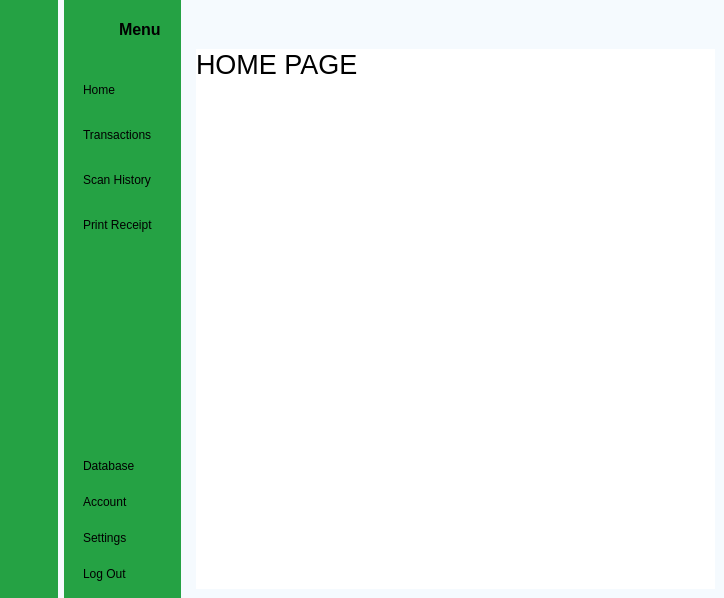
<?xml version="1.0" encoding="UTF-8"?>
<ui version="4.0">
 <class>MainWindow</class>
 <widget class="QMainWindow" name="MainWindow">
  <property name="geometry">
   <rect>
    <x>0</x>
    <y>0</y>
    <width>724</width>
    <height>598</height>
   </rect>
  </property>
  <property name="windowTitle">
   <string>MainWindow</string>
  </property>
  <property name="styleSheet">
   <string notr="true">*{	
	border: none;
}</string>
  </property>
  <widget class="QWidget" name="centralwidget">
   <property name="styleSheet">
    <string notr="true">background-color: rgb(245, 250, 254)</string>
   </property>
   <layout class="QHBoxLayout" name="horizontalLayout_4">
    <property name="leftMargin">
     <number>0</number>
    </property>
    <property name="topMargin">
     <number>0</number>
    </property>
    <property name="rightMargin">
     <number>0</number>
    </property>
    <property name="bottomMargin">
     <number>0</number>
    </property>
    <item>
     <widget class="QWidget" name="icoWidget" native="true">
      <property name="styleSheet">
       <string notr="true">QWidget{
	background-color: #25A244
}

QPushButton{
	height: 30px;
	border: none;
}</string>
      </property>
      <layout class="QVBoxLayout" name="verticalLayout_4">
       <item>
        <layout class="QHBoxLayout" name="horizontalLayout_2">
         <item>
          <widget class="QLabel" name="label_5">
           <property name="minimumSize">
            <size>
             <width>40</width>
             <height>40</height>
            </size>
           </property>
           <property name="maximumSize">
            <size>
             <width>40</width>
             <height>40</height>
            </size>
           </property>
           <property name="text">
            <string/>
           </property>
           <property name="pixmap">
            <pixmap resource="../resources.qrc">:/newPrefix/icon/user.svg</pixmap>
           </property>
           <property name="scaledContents">
            <bool>true</bool>
           </property>
          </widget>
         </item>
        </layout>
       </item>
       <item>
        <layout class="QVBoxLayout" name="verticalLayout">
         <property name="spacing">
          <number>15</number>
         </property>
         <property name="topMargin">
          <number>20</number>
         </property>
         <item>
          <widget class="QPushButton" name="homeBtn">
           <property name="text">
            <string/>
           </property>
           <property name="icon">
            <iconset resource="../resources.qrc">
             <normaloff>:/newPrefix/icon/home.svg</normaloff>:/newPrefix/icon/home.svg</iconset>
           </property>
           <property name="iconSize">
            <size>
             <width>20</width>
             <height>20</height>
            </size>
           </property>
           <property name="checkable">
            <bool>true</bool>
           </property>
           <property name="autoExclusive">
            <bool>true</bool>
           </property>
          </widget>
         </item>
         <item>
          <widget class="QPushButton" name="transactBtn">
           <property name="text">
            <string/>
           </property>
           <property name="icon">
            <iconset resource="../resources.qrc">
             <normaloff>:/newPrefix/icon/briefcase.svg</normaloff>:/newPrefix/icon/briefcase.svg</iconset>
           </property>
           <property name="iconSize">
            <size>
             <width>20</width>
             <height>20</height>
            </size>
           </property>
           <property name="checkable">
            <bool>true</bool>
           </property>
           <property name="autoExclusive">
            <bool>true</bool>
           </property>
          </widget>
         </item>
         <item>
          <widget class="QPushButton" name="scanHistoryBtn">
           <property name="text">
            <string/>
           </property>
           <property name="icon">
            <iconset resource="../resources.qrc">
             <normaloff>:/newPrefix/icon/camera.svg</normaloff>:/newPrefix/icon/camera.svg</iconset>
           </property>
           <property name="iconSize">
            <size>
             <width>20</width>
             <height>20</height>
            </size>
           </property>
           <property name="checkable">
            <bool>true</bool>
           </property>
           <property name="autoExclusive">
            <bool>true</bool>
           </property>
          </widget>
         </item>
         <item>
          <widget class="QPushButton" name="printBtn">
           <property name="text">
            <string/>
           </property>
           <property name="icon">
            <iconset resource="../resources.qrc">
             <normaloff>:/newPrefix/icon/printer.svg</normaloff>:/newPrefix/icon/printer.svg</iconset>
           </property>
           <property name="iconSize">
            <size>
             <width>20</width>
             <height>20</height>
            </size>
           </property>
           <property name="checkable">
            <bool>true</bool>
           </property>
           <property name="autoExclusive">
            <bool>true</bool>
           </property>
          </widget>
         </item>
        </layout>
       </item>
       <item>
        <spacer name="verticalSpacer_3">
         <property name="orientation">
          <enum>Qt::Vertical</enum>
         </property>
         <property name="sizeHint" stdset="0">
          <size>
           <width>20</width>
           <height>191</height>
          </size>
         </property>
        </spacer>
       </item>
       <item>
        <layout class="QVBoxLayout" name="verticalLayout_3">
         <item>
          <widget class="QPushButton" name="dbBtn">
           <property name="text">
            <string/>
           </property>
           <property name="icon">
            <iconset resource="../resources.qrc">
             <normaloff>:/newPrefix/icon/database.svg</normaloff>:/newPrefix/icon/database.svg</iconset>
           </property>
           <property name="iconSize">
            <size>
             <width>20</width>
             <height>20</height>
            </size>
           </property>
           <property name="checkable">
            <bool>true</bool>
           </property>
           <property name="autoExclusive">
            <bool>true</bool>
           </property>
          </widget>
         </item>
         <item>
          <widget class="QPushButton" name="accountBtn">
           <property name="text">
            <string/>
           </property>
           <property name="icon">
            <iconset resource="../resources.qrc">
             <normaloff>:/newPrefix/icon/user.svg</normaloff>:/newPrefix/icon/user.svg</iconset>
           </property>
           <property name="iconSize">
            <size>
             <width>20</width>
             <height>20</height>
            </size>
           </property>
           <property name="checkable">
            <bool>true</bool>
           </property>
           <property name="autoExclusive">
            <bool>true</bool>
           </property>
          </widget>
         </item>
         <item>
          <widget class="QPushButton" name="settingsBtn">
           <property name="text">
            <string/>
           </property>
           <property name="icon">
            <iconset resource="../resources.qrc">
             <normaloff>:/newPrefix/icon/settings.svg</normaloff>:/newPrefix/icon/settings.svg</iconset>
           </property>
           <property name="iconSize">
            <size>
             <width>20</width>
             <height>20</height>
            </size>
           </property>
           <property name="checkable">
            <bool>true</bool>
           </property>
           <property name="autoExclusive">
            <bool>true</bool>
           </property>
          </widget>
         </item>
         <item>
          <widget class="QPushButton" name="logOutBtn">
           <property name="text">
            <string/>
           </property>
           <property name="icon">
            <iconset resource="../resources.qrc">
             <normaloff>:/newPrefix/icon/log-out.svg</normaloff>:/newPrefix/icon/log-out.svg</iconset>
           </property>
           <property name="iconSize">
            <size>
             <width>20</width>
             <height>20</height>
            </size>
           </property>
           <property name="checkable">
            <bool>true</bool>
           </property>
           <property name="autoExclusive">
            <bool>true</bool>
           </property>
          </widget>
         </item>
        </layout>
       </item>
      </layout>
     </widget>
    </item>
    <item>
     <widget class="QWidget" name="iconNameWidget" native="true">
      <property name="styleSheet">
       <string notr="true">QWidget{
	background-color: #25A244
}

QPushButton{
	text-align: left;
	height: 30px;
	border: none;
	padding-left: 10px;
	border-top-left-radius: 10px;
	border-bottom-left-radius: 10px;
}

QPushButton:checked{
	background-color: #F5F5FE;
	color: #208B3A;
	font-weight:  bold;
}</string>
      </property>
      <layout class="QVBoxLayout" name="verticalLayout_6">
       <property name="rightMargin">
        <number>0</number>
       </property>
       <item>
        <layout class="QHBoxLayout" name="horizontalLayout_3">
         <property name="rightMargin">
          <number>20</number>
         </property>
         <item>
          <widget class="QLabel" name="label_2">
           <property name="minimumSize">
            <size>
             <width>40</width>
             <height>40</height>
            </size>
           </property>
           <property name="maximumSize">
            <size>
             <width>40</width>
             <height>40</height>
            </size>
           </property>
           <property name="text">
            <string/>
           </property>
           <property name="pixmap">
            <pixmap resource="../resources.qrc">:/newPrefix/icon/user.svg</pixmap>
           </property>
           <property name="scaledContents">
            <bool>true</bool>
           </property>
          </widget>
         </item>
         <item>
          <widget class="QLabel" name="label_3">
           <property name="font">
            <font>
             <pointsize>12</pointsize>
             <bold>true</bold>
            </font>
           </property>
           <property name="text">
            <string>Menu</string>
           </property>
          </widget>
         </item>
        </layout>
       </item>
       <item>
        <layout class="QVBoxLayout" name="verticalLayout_2">
         <property name="spacing">
          <number>15</number>
         </property>
         <property name="topMargin">
          <number>20</number>
         </property>
         <item>
          <widget class="QPushButton" name="homeBtn_2">
           <property name="text">
            <string>Home</string>
           </property>
           <property name="icon">
            <iconset resource="../resources.qrc">
             <normaloff>:/newPrefix/icon/home.svg</normaloff>:/newPrefix/icon/home.svg</iconset>
           </property>
           <property name="iconSize">
            <size>
             <width>20</width>
             <height>20</height>
            </size>
           </property>
           <property name="checkable">
            <bool>true</bool>
           </property>
           <property name="autoExclusive">
            <bool>true</bool>
           </property>
          </widget>
         </item>
         <item>
          <widget class="QPushButton" name="transactBtn_2">
           <property name="text">
            <string>Transactions</string>
           </property>
           <property name="icon">
            <iconset resource="../resources.qrc">
             <normaloff>:/newPrefix/icon/briefcase.svg</normaloff>:/newPrefix/icon/briefcase.svg</iconset>
           </property>
           <property name="iconSize">
            <size>
             <width>20</width>
             <height>20</height>
            </size>
           </property>
           <property name="checkable">
            <bool>true</bool>
           </property>
           <property name="autoExclusive">
            <bool>true</bool>
           </property>
          </widget>
         </item>
         <item>
          <widget class="QPushButton" name="scanHistoryBtn_2">
           <property name="text">
            <string>Scan History</string>
           </property>
           <property name="icon">
            <iconset resource="../resources.qrc">
             <normaloff>:/newPrefix/icon/camera.svg</normaloff>:/newPrefix/icon/camera.svg</iconset>
           </property>
           <property name="iconSize">
            <size>
             <width>20</width>
             <height>20</height>
            </size>
           </property>
           <property name="checkable">
            <bool>true</bool>
           </property>
           <property name="autoExclusive">
            <bool>true</bool>
           </property>
          </widget>
         </item>
         <item>
          <widget class="QPushButton" name="printBtn_2">
           <property name="text">
            <string>Print Receipt</string>
           </property>
           <property name="icon">
            <iconset resource="../resources.qrc">
             <normaloff>:/newPrefix/icon/printer.svg</normaloff>:/newPrefix/icon/printer.svg</iconset>
           </property>
           <property name="iconSize">
            <size>
             <width>20</width>
             <height>20</height>
            </size>
           </property>
           <property name="checkable">
            <bool>true</bool>
           </property>
           <property name="autoExclusive">
            <bool>true</bool>
           </property>
          </widget>
         </item>
        </layout>
       </item>
       <item>
        <spacer name="verticalSpacer_8">
         <property name="orientation">
          <enum>Qt::Vertical</enum>
         </property>
         <property name="sizeHint" stdset="0">
          <size>
           <width>20</width>
           <height>191</height>
          </size>
         </property>
        </spacer>
       </item>
       <item>
        <layout class="QVBoxLayout" name="verticalLayout_5">
         <item>
          <widget class="QPushButton" name="dbBtn_2">
           <property name="text">
            <string>Database</string>
           </property>
           <property name="icon">
            <iconset resource="../resources.qrc">
             <normaloff>:/newPrefix/icon/database.svg</normaloff>:/newPrefix/icon/database.svg</iconset>
           </property>
           <property name="iconSize">
            <size>
             <width>20</width>
             <height>20</height>
            </size>
           </property>
           <property name="checkable">
            <bool>true</bool>
           </property>
           <property name="autoExclusive">
            <bool>true</bool>
           </property>
          </widget>
         </item>
         <item>
          <widget class="QPushButton" name="accountBtn_2">
           <property name="text">
            <string>Account</string>
           </property>
           <property name="icon">
            <iconset resource="../resources.qrc">
             <normaloff>:/newPrefix/icon/user.svg</normaloff>:/newPrefix/icon/user.svg</iconset>
           </property>
           <property name="iconSize">
            <size>
             <width>20</width>
             <height>20</height>
            </size>
           </property>
           <property name="checkable">
            <bool>true</bool>
           </property>
           <property name="autoExclusive">
            <bool>true</bool>
           </property>
          </widget>
         </item>
         <item>
          <widget class="QPushButton" name="settingsBtn_2">
           <property name="text">
            <string>Settings</string>
           </property>
           <property name="icon">
            <iconset resource="../resources.qrc">
             <normaloff>:/newPrefix/icon/settings.svg</normaloff>:/newPrefix/icon/settings.svg</iconset>
           </property>
           <property name="iconSize">
            <size>
             <width>20</width>
             <height>20</height>
            </size>
           </property>
           <property name="checkable">
            <bool>true</bool>
           </property>
           <property name="autoExclusive">
            <bool>true</bool>
           </property>
          </widget>
         </item>
         <item>
          <widget class="QPushButton" name="logOutBtn_2">
           <property name="text">
            <string>Log Out</string>
           </property>
           <property name="icon">
            <iconset resource="../resources.qrc">
             <normaloff>:/newPrefix/icon/log-out.svg</normaloff>:/newPrefix/icon/log-out.svg</iconset>
           </property>
           <property name="iconSize">
            <size>
             <width>20</width>
             <height>20</height>
            </size>
           </property>
           <property name="checkable">
            <bool>true</bool>
           </property>
           <property name="autoExclusive">
            <bool>true</bool>
           </property>
          </widget>
         </item>
        </layout>
       </item>
      </layout>
     </widget>
    </item>
    <item>
     <widget class="QWidget" name="MainMenu" native="true">
      <layout class="QVBoxLayout" name="verticalLayout_7">
       <item>
        <widget class="QWidget" name="headerWidget" native="true">
         <layout class="QHBoxLayout" name="horizontalLayout">
          <item>
           <widget class="QPushButton" name="menuBtn">
            <property name="text">
             <string/>
            </property>
            <property name="icon">
             <iconset resource="../resources.qrc">
              <normaloff>:/newPrefix/icon/menu.svg</normaloff>:/newPrefix/icon/menu.svg</iconset>
            </property>
            <property name="iconSize">
             <size>
              <width>20</width>
              <height>20</height>
             </size>
            </property>
            <property name="checkable">
             <bool>true</bool>
            </property>
            <property name="autoExclusive">
             <bool>true</bool>
            </property>
           </widget>
          </item>
          <item>
           <widget class="QLineEdit" name="lineEdit">
            <property name="frame">
             <bool>true</bool>
            </property>
           </widget>
          </item>
         </layout>
        </widget>
       </item>
       <item>
        <widget class="QStackedWidget" name="stackedWidget">
         <property name="styleSheet">
          <string notr="true">background-color: rgb(255, 255, 255);</string>
         </property>
         <property name="currentIndex">
          <number>0</number>
         </property>
         <widget class="QWidget" name="homePage">
          <widget class="QLabel" name="label">
           <property name="geometry">
            <rect>
             <x>0</x>
             <y>0</y>
             <width>161</width>
             <height>31</height>
            </rect>
           </property>
           <property name="font">
            <font>
             <pointsize>20</pointsize>
             <bold>false</bold>
            </font>
           </property>
           <property name="text">
            <string>HOME PAGE</string>
           </property>
          </widget>
         </widget>
         <widget class="QWidget" name="transactionPage">
          <widget class="QLabel" name="label_14">
           <property name="geometry">
            <rect>
             <x>10</x>
             <y>0</y>
             <width>301</width>
             <height>31</height>
            </rect>
           </property>
           <property name="font">
            <font>
             <pointsize>20</pointsize>
             <bold>false</bold>
            </font>
           </property>
           <property name="text">
            <string>Transactions</string>
           </property>
          </widget>
         </widget>
         <widget class="QWidget" name="scanHistoryPage">
          <widget class="QLabel" name="label_12">
           <property name="geometry">
            <rect>
             <x>10</x>
             <y>0</y>
             <width>301</width>
             <height>31</height>
            </rect>
           </property>
           <property name="font">
            <font>
             <pointsize>20</pointsize>
             <bold>false</bold>
            </font>
           </property>
           <property name="text">
            <string>Scan History</string>
           </property>
          </widget>
         </widget>
         <widget class="QWidget" name="databasePage">
          <widget class="QLabel" name="label_4">
           <property name="geometry">
            <rect>
             <x>0</x>
             <y>0</y>
             <width>301</width>
             <height>31</height>
            </rect>
           </property>
           <property name="font">
            <font>
             <pointsize>20</pointsize>
             <bold>false</bold>
            </font>
           </property>
           <property name="text">
            <string>Database Page</string>
           </property>
          </widget>
         </widget>
         <widget class="QWidget" name="accoutnPage">
          <widget class="QLabel" name="label_10">
           <property name="geometry">
            <rect>
             <x>0</x>
             <y>0</y>
             <width>301</width>
             <height>31</height>
            </rect>
           </property>
           <property name="font">
            <font>
             <pointsize>20</pointsize>
             <bold>false</bold>
            </font>
           </property>
           <property name="text">
            <string>Account Page</string>
           </property>
          </widget>
         </widget>
         <widget class="QWidget" name="settingsPage">
          <widget class="QLabel" name="label_13">
           <property name="geometry">
            <rect>
             <x>0</x>
             <y>0</y>
             <width>301</width>
             <height>31</height>
            </rect>
           </property>
           <property name="font">
            <font>
             <pointsize>20</pointsize>
             <bold>false</bold>
            </font>
           </property>
           <property name="text">
            <string>Settings</string>
           </property>
          </widget>
         </widget>
         <widget class="QWidget" name="printReceiptPage">
          <widget class="QLabel" name="label_11">
           <property name="geometry">
            <rect>
             <x>0</x>
             <y>0</y>
             <width>301</width>
             <height>31</height>
            </rect>
           </property>
           <property name="font">
            <font>
             <pointsize>20</pointsize>
             <bold>false</bold>
            </font>
           </property>
           <property name="text">
            <string>Print Receipt</string>
           </property>
          </widget>
         </widget>
        </widget>
       </item>
      </layout>
     </widget>
    </item>
   </layout>
  </widget>
 </widget>
 <resources>
  <include location="../resources.qrc"/>
 </resources>
 <connections>
  <connection>
   <sender>menuBtn</sender>
   <signal>toggled(bool)</signal>
   <receiver>icoWidget</receiver>
   <slot>setHidden(bool)</slot>
   <hints>
    <hint type="sourcelabel">
     <x>234</x>
     <y>38</y>
    </hint>
    <hint type="destinationlabel">
     <x>26</x>
     <y>256</y>
    </hint>
   </hints>
  </connection>
  <connection>
   <sender>menuBtn</sender>
   <signal>toggled(bool)</signal>
   <receiver>iconNameWidget</receiver>
   <slot>setVisible(bool)</slot>
   <hints>
    <hint type="sourcelabel">
     <x>228</x>
     <y>35</y>
    </hint>
    <hint type="destinationlabel">
     <x>135</x>
     <y>314</y>
    </hint>
   </hints>
  </connection>
  <connection>
   <sender>printBtn</sender>
   <signal>toggled(bool)</signal>
   <receiver>printBtn_2</receiver>
   <slot>setChecked(bool)</slot>
   <hints>
    <hint type="sourcelabel">
     <x>31</x>
     <y>222</y>
    </hint>
    <hint type="destinationlabel">
     <x>89</x>
     <y>227</y>
    </hint>
   </hints>
  </connection>
  <connection>
   <sender>scanHistoryBtn</sender>
   <signal>toggled(bool)</signal>
   <receiver>scanHistoryBtn_2</receiver>
   <slot>setChecked(bool)</slot>
   <hints>
    <hint type="sourcelabel">
     <x>34</x>
     <y>178</y>
    </hint>
    <hint type="destinationlabel">
     <x>104</x>
     <y>183</y>
    </hint>
   </hints>
  </connection>
  <connection>
   <sender>transactBtn</sender>
   <signal>toggled(bool)</signal>
   <receiver>transactBtn_2</receiver>
   <slot>setChecked(bool)</slot>
   <hints>
    <hint type="sourcelabel">
     <x>36</x>
     <y>138</y>
    </hint>
    <hint type="destinationlabel">
     <x>116</x>
     <y>139</y>
    </hint>
   </hints>
  </connection>
  <connection>
   <sender>homeBtn</sender>
   <signal>toggled(bool)</signal>
   <receiver>homeBtn_2</receiver>
   <slot>setChecked(bool)</slot>
   <hints>
    <hint type="sourcelabel">
     <x>21</x>
     <y>91</y>
    </hint>
    <hint type="destinationlabel">
     <x>102</x>
     <y>101</y>
    </hint>
   </hints>
  </connection>
  <connection>
   <sender>dbBtn</sender>
   <signal>toggled(bool)</signal>
   <receiver>dbBtn_2</receiver>
   <slot>setChecked(bool)</slot>
   <hints>
    <hint type="sourcelabel">
     <x>36</x>
     <y>678</y>
    </hint>
    <hint type="destinationlabel">
     <x>81</x>
     <y>678</y>
    </hint>
   </hints>
  </connection>
  <connection>
   <sender>accountBtn</sender>
   <signal>toggled(bool)</signal>
   <receiver>accountBtn_2</receiver>
   <slot>setChecked(bool)</slot>
   <hints>
    <hint type="sourcelabel">
     <x>35</x>
     <y>713</y>
    </hint>
    <hint type="destinationlabel">
     <x>89</x>
     <y>713</y>
    </hint>
   </hints>
  </connection>
  <connection>
   <sender>settingsBtn</sender>
   <signal>toggled(bool)</signal>
   <receiver>settingsBtn_2</receiver>
   <slot>setChecked(bool)</slot>
   <hints>
    <hint type="sourcelabel">
     <x>39</x>
     <y>751</y>
    </hint>
    <hint type="destinationlabel">
     <x>86</x>
     <y>754</y>
    </hint>
   </hints>
  </connection>
  <connection>
   <sender>logOutBtn</sender>
   <signal>toggled(bool)</signal>
   <receiver>logOutBtn_2</receiver>
   <slot>setChecked(bool)</slot>
   <hints>
    <hint type="sourcelabel">
     <x>31</x>
     <y>797</y>
    </hint>
    <hint type="destinationlabel">
     <x>80</x>
     <y>794</y>
    </hint>
   </hints>
  </connection>
  <connection>
   <sender>homeBtn_2</sender>
   <signal>toggled(bool)</signal>
   <receiver>homeBtn</receiver>
   <slot>setChecked(bool)</slot>
   <hints>
    <hint type="sourcelabel">
     <x>93</x>
     <y>86</y>
    </hint>
    <hint type="destinationlabel">
     <x>43</x>
     <y>91</y>
    </hint>
   </hints>
  </connection>
  <connection>
   <sender>transactBtn_2</sender>
   <signal>toggled(bool)</signal>
   <receiver>transactBtn</receiver>
   <slot>setChecked(bool)</slot>
   <hints>
    <hint type="sourcelabel">
     <x>101</x>
     <y>131</y>
    </hint>
    <hint type="destinationlabel">
     <x>27</x>
     <y>132</y>
    </hint>
   </hints>
  </connection>
  <connection>
   <sender>scanHistoryBtn_2</sender>
   <signal>toggled(bool)</signal>
   <receiver>scanHistoryBtn</receiver>
   <slot>setChecked(bool)</slot>
   <hints>
    <hint type="sourcelabel">
     <x>114</x>
     <y>170</y>
    </hint>
    <hint type="destinationlabel">
     <x>29</x>
     <y>174</y>
    </hint>
   </hints>
  </connection>
  <connection>
   <sender>printBtn_2</sender>
   <signal>toggled(bool)</signal>
   <receiver>printBtn</receiver>
   <slot>setChecked(bool)</slot>
   <hints>
    <hint type="sourcelabel">
     <x>120</x>
     <y>214</y>
    </hint>
    <hint type="destinationlabel">
     <x>25</x>
     <y>219</y>
    </hint>
   </hints>
  </connection>
  <connection>
   <sender>dbBtn_2</sender>
   <signal>toggled(bool)</signal>
   <receiver>dbBtn</receiver>
   <slot>setChecked(bool)</slot>
   <hints>
    <hint type="sourcelabel">
     <x>143</x>
     <y>669</y>
    </hint>
    <hint type="destinationlabel">
     <x>27</x>
     <y>672</y>
    </hint>
   </hints>
  </connection>
  <connection>
   <sender>accountBtn_2</sender>
   <signal>toggled(bool)</signal>
   <receiver>accountBtn</receiver>
   <slot>setChecked(bool)</slot>
   <hints>
    <hint type="sourcelabel">
     <x>124</x>
     <y>704</y>
    </hint>
    <hint type="destinationlabel">
     <x>22</x>
     <y>708</y>
    </hint>
   </hints>
  </connection>
  <connection>
   <sender>settingsBtn_2</sender>
   <signal>toggled(bool)</signal>
   <receiver>settingsBtn</receiver>
   <slot>setChecked(bool)</slot>
   <hints>
    <hint type="sourcelabel">
     <x>129</x>
     <y>742</y>
    </hint>
    <hint type="destinationlabel">
     <x>22</x>
     <y>744</y>
    </hint>
   </hints>
  </connection>
  <connection>
   <sender>logOutBtn_2</sender>
   <signal>toggled(bool)</signal>
   <receiver>logOutBtn</receiver>
   <slot>setChecked(bool)</slot>
   <hints>
    <hint type="sourcelabel">
     <x>115</x>
     <y>774</y>
    </hint>
    <hint type="destinationlabel">
     <x>43</x>
     <y>776</y>
    </hint>
   </hints>
  </connection>
  <connection>
   <sender>logOutBtn</sender>
   <signal>toggled(bool)</signal>
   <receiver>MainWindow</receiver>
   <slot>close()</slot>
   <hints>
    <hint type="sourcelabel">
     <x>33</x>
     <y>792</y>
    </hint>
    <hint type="destinationlabel">
     <x>26</x>
     <y>865</y>
    </hint>
   </hints>
  </connection>
 </connections>
</ui>
